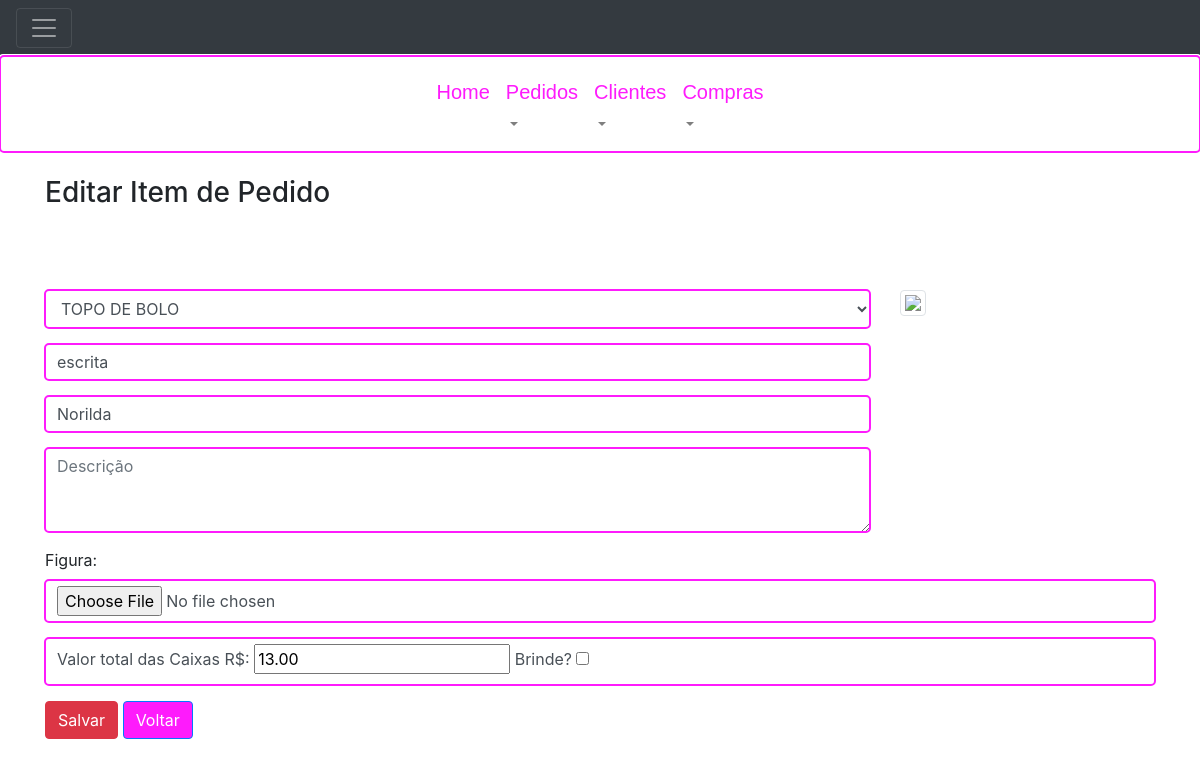
The page /orders/items/77/update/ (signed in) on the database its author committed.
### order_control/models.py (models this page shows)
class BoxTop(models.Model):
    gift = models.BooleanField(default=False, verbose_name="Brinde?")
    type = models.CharField(max_length=255, choices=BOX_TOP_CHOICES)
    theme = models.CharField(max_length=255)
    birthdayName = models.CharField(max_length=255, null=True, blank=True)
    amount = models.DecimalField(max_digits=8, decimal_places=2, default=0.00, verbose_name='Valor total das Caixas R$')
    description = models.CharField(max_length=255, null=True, blank=True)
    storedIn = models.FileField(upload_to='boxes/', null=True, blank=True, verbose_name='Figura')
    order = models.ForeignKey(Order, on_delete=models.PROTECT)

### order_control/views.py (the view, shortened to what this page needs)
# urls.py: path('orders/items/<int:id>/update/', views.order_items_update, name='order_items_update'),
@login_required(login_url=reverse_lazy('order_control:login'))
def order_items_update(request, id):
    form_submitted = False
    box_top = BoxTop.objects.get(id=id)
    if request.method == 'GET':
        form = BoxTopForm(instance=box_top)
    return render(request, 'order_control/order/update_items.html',
                  {'box_top_form': form, 'box_top': box_top, 'form_submitted': form_submitted})

### order_control/form.py
class BoxTopForm(forms.ModelForm):
    class Meta:
        model = BoxTop
        widgets = {
            'type': forms.Select(attrs={'class': 'form-control'}),
            'theme': forms.TextInput(attrs={'class': 'form-control', 'placeholder': 'Tema'}),
            'birthdayName': forms.TextInput(attrs={'class': 'form-control', 'placeholder': 'Nome do Aniversariante'}),
            'description': forms.Textarea(attrs={'class': 'form-control', 'rows': 3, 'placeholder': 'Descrição'}),
            'storedIn': forms.FileInput(attrs={'class': 'form-control', 'required': False, 'placeholder': 'Foto'})
        }
        fields = ('type', 'theme','gift', 'birthdayName', 'amount', 'description', 'storedIn')

### templates/order_control/order/update_items.html (shortened to what this page needs)
{% extends "layout.html" %}
{% block content %}
    <div class="container">
        <h3>Editar Item de Pedido </h3> </br></br>
        <form enctype="multipart/form-data" action="{% url 'order_control:order_items_update' box_top.id %}" method="post">
                {% include 'order_control/order/birthday_box_form.html' %}
            <button type="submit" class="btn btn-danger">Salvar</button>
            <a href="{% url 'order_control:order_update' box_top.order.id %}"> <div class="btn btn-primary">Voltar</div></a>
        </form>
    </div>
{% endblock %}

### templates/order_control/order/birthday_box_form.html (shortened to what this page needs)
<div class="row">
   <div id="head" class="col-sm-9">
       <div class="form-group">
        {{ box_top_form.type }}
       </div>
       <div class="form-group">
            {{ box_top_form.theme }}
       </div>
       <div class="form-group">
            {{ box_top_form.birthdayName }}
       </div>
       <div class="form-group">
            {{ box_top_form.description }}
    </div>
   </div>
   <div id="photo" class="col-sm-3">
       <img src="{{ MEDIA_URL}}{{ box_top_form.storedIn.value }}" class="img-thumbnail img-fluid" >
   </div>
</div>
<div class="form-group">
    {{ box_top_form.storedIn.label_tag }}
    {{ box_top_form.storedIn }}
</div>
<div class="form-group">
    <div class="form-control">
        {{ box_top_form.amount.label_tag }}
        {{ box_top_form.amount }}
        {{ box_top_form.gift.label_tag }}
        {{ box_top_form.gift }}
    </div>
</div>

### static/order_control/css/style.css (style rules this page uses)
.btn-primary, .btn-primary:hover, .btn-primary:active, .btn-primary:visited { background-color: #fe1bfcff !important; }
.form-control, .form-control:focus { box-shadow: 0 0 0 0 rgba(255, 255, 255, 0); border: rgba(255, 255, 255, 0); outline: #fe1bfcff auto 5px ; }

### rows shown on the page
BoxTop: type "TOPO DE BOLO", theme "escrita", birthdayName "Norilda", amount "13.00"

### other values the page prints
{{ box_top_form.storedIn.label_tag }} "Figura:"
{{ box_top_form.amount.label_tag }} "Valor total das Caixas R$:"
{{ box_top_form.gift.label_tag }} "Brinde?"
